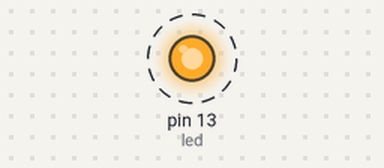
The sketch below on a simulated Arduino Uno, built with avr-gcc and run on an emulated ATmega328P. Parts: output pins drawn as LEDs (lit = HIGH). Dashed ring = blinking. What the sketch prints to the serial monitor is not drawn.

Above: at 0.2 s.
Timing chart, 0 to 3.0 s (numbered marks = the images above):
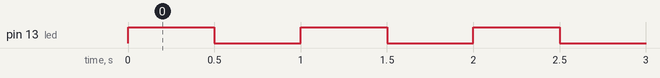

Measured:
- by itself, pin 13 (led): alternates HIGH for 0.50 s and LOW for 0.50 s

The sketch:

LED_BLINK.ino
```cpp
int led = 13;  // LED connected to Pin 13
void setup() {
  pinMode(led,OUTPUT);
  Serial.begin(9600);
}

void loop() {

  digitalWrite(led, HIGH);
  Serial.println("LED is ON");
  delay(500);
  digitalWrite(led, LOW);
  Serial.println("LED is OFF");
  delay(500);
}
```
